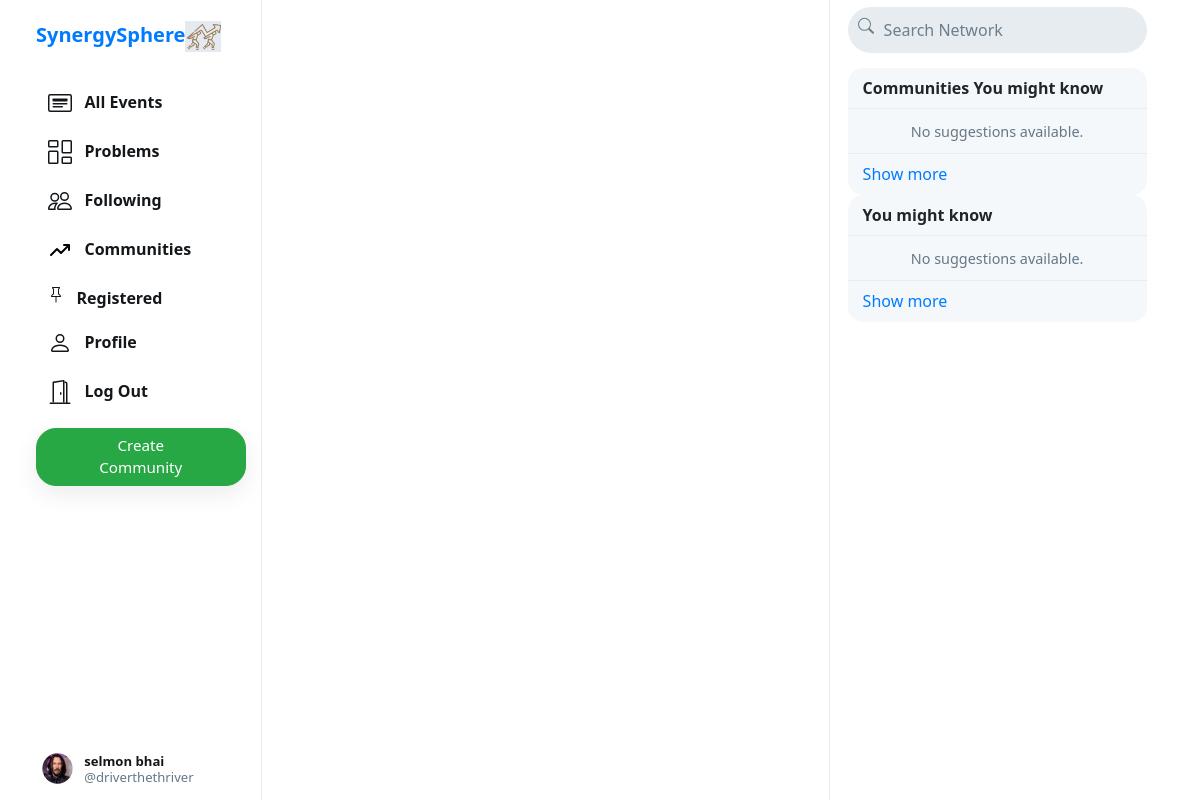
The app's page /johwick/communitylist (signed in) with its own data.
### sphere/models.py (models this page shows, shortened)
class User(AbstractUser):
    profile_pic = models.ImageField(upload_to='profile_pic/',default = 'defaults/no_pic.png')
    bio = models.TextField(max_length=160, blank=True, null=True,default='hey, this is my synergy profile')
    cover = models.ImageField(upload_to='user_covers/', blank=True,default = 'defaults/default-user-cover.png')
    phone = models.CharField(max_length=15, blank=True, null=True)
    created_at = models.DateTimeField(blank=True, null=True, default = timezone.now)  # Field renamed to remove unsuitable characters.
    updated_at = models.DateTimeField(blank=True, null=True,  default = timezone.now)
    city = models.CharField(max_length=50, blank=True, null=True)
    is_reported = models.IntegerField(blank=True, null=True,default=False)
    is_block = models.IntegerField(blank=True, null=True, default = False)

### sphere/views.py (the view, shortened to what this page needs)
# urls.py: path("<str:username>/communitylist", views.communitylist, name="communitylist"),
def communitylist(request,username):
    user = User.objects.get(username=username)
    comm_list1 =  Orgs.objects.filter(org_member=user)
    comm_list2 = list(comm_list1)
    user2 = User.objects.get(username=request.user.username)
    common_comm = comm_list1.filter(org_member=user2)
    orgs_list = []
    c_suggestions = []
    suggestions = []
    if request.user.is_authenticated:
        followings = Follower.objects.filter(followers=request.user).values_list('user', flat=True)
        suggestions = User.objects.exclude(pk__in=followings).exclude(username=request.user.username).order_by("?")[:6]
        followings_c = Orgs.objects.filter(org_member=request.user).values_list('org_member', flat=True)
        c_suggestions = Orgs.objects.exclude(pk__in=followings_c).exclude(created_by=request.user.id).order_by("?")[:6]
        return render(request, 'sphere/list.html', {
            "list_type": "orgs",
            "orgs_list":orgs_list,
            "suggestions": suggestions,
            "c_suggestions":c_suggestions,
            'profile': False
        })
    else:
        return render(request, 'sphere/list.html', {
            "list_type": "orgs",
            "orgs_list":orgs_list,
            'profile': False
        })

### sphere/templates/sphere/list.html (shortened to what this page needs)
{% extends "sphere/layout.html" %}
{% load static %}

### sphere/templates/sphere/layout.html (shortened to what this page needs)
{% load static %}
<!DOCTYPE html>
<html lang="en">
    <head>
        <link rel="stylesheet" href="https://stackpath.bootstrapcdn.com/bootstrap/4.4.1/css/bootstrap.min.css">
        <link href="{% static 'sphere/styles.css' %}" rel="stylesheet">
    </head>
    <body>
        <div class="body" data-page="{{page}}">
            <div class="sidenav">
                <a href="{% url 'index' %}" class="navbar-brand">
                <b>SynergySphere</b><img src="{% static 'sphere/Images/logo.png' %}" height="31px">
                </a>
                <div style="height: 100%;">
                    <div>
                        <div>
                            <ul>
                                <li class="nav-item" id="all_events">
                                    <a href="{% url 'index' %}" class="nav-link">
                                        <div>
                                            &nbsp;&nbsp;All Events
                                        </div>
                                    </a>
                                </li>
                                    <li class="nav-item" id="all_problems">
                                        <a href="{% url 'problems' %}" class="nav-link">
                                            <div>
                                                &nbsp;&nbsp;Problems
                                            </div>
                                        </a>
                                    </li>
                                {% if user.is_authenticated %}
                                <li class="nav-item" id="following">
                                    <a href="{% url 'following' %}" class="nav-link">
                                        <div>
                                            &nbsp;&nbsp;Following
                                        </div>
                                    </a>
                                </li>
                                <li class="nav-item" id="following">
                                    <a href="{% url 'communitylist' user.username %}" class="nav-link">
                                        <div>
                                            &nbsp;&nbsp;Communities
                                        </div>
                                    </a>
                                </li>
                                <li class="nav-item" id="saved">
                                    <a href="{% url 'saved' %}" class="nav-link">
                                        <div>
                                            &nbsp;&nbsp;Registered
                                        </div>
                                    </a>
                                </li>
                                <li class="nav-item" id="profile">
                                    <a href="{% url 'profileevents' user.username %}" class="nav-link">
                                        <div>
                                            &nbsp;&nbsp;Profile
                                        </div>
                                    </a>
                                </li>
                                <li class="nav-item" id="logout">
                                    <a href="{% url 'logout' %}" class="nav-link">
                                        <div>
                                            &nbsp;&nbsp;Log Out
                                        </div>
                                    </a>
                                </li>
                                {% endif %}
                            </ul>
                        </div>
                        {% if user.is_authenticated %}
                            <button id="popup-btn" class="btn btn-success new-post-btn" onclick="createpost()">Create Community</button>
                        {% endif %}
                    </div>
                    <div style="position: absolute; bottom: 10px;">
                        {% if user.is_authenticated %}
                            <li class="nav-item sidenav-user">
                                <a href="{% url 'profileevents' user.username %}" class="nav-link">
                                    <div class="user_account">
                                        <div class="small-profilepic" style="float: left; background-image: url(/media/{{user.profile_pic}})"></div>
                                        <div style="height: 2.7vw; margin: auto;">
                                            <div style="margin-top: 4px;"><strong>{{user.first_name}} {{user.last_name}}</strong></div>
                                            <div class="grey" style="margin-top: 4px;">@{{ user.username }}</div>
                                        </div>
                                    </div>
                                </a>
                            </li>
                        {% endif %}
                    </div>
                </div>
            </div>
            <div class="right-div">
                <nav class="head">
                    <form action="#">
                        <div class="search-div">
                            <div>
                            </div>
                            <input type="text" name="query" id="search-box" placeholder="Search Network">
                        </div>
                    </form>
                </nav>
                <div class='right-div-content'>
                    <div class="space" style="background-color: white;"></div>
                    {% if user.is_authenticated %}
                    <div class="suggestion-box">
                        <div class="suggestion-header">
                            Communities You might know
                        </div>
                        {% for suggestion in c_suggestions %}
                            <div class="suggestion-user">
                                <div>
                                    <a href="{% url 'org_profile' suggestion.org_name %}">
                                        <div class="small-profilepic" style="background-image: url(/media/{{suggestion.profile_pic}})"></div>
                                    </a>
                                </div>
                                <div class="user-details">
                                    <a href="{% url 'org_profile' suggestion.org_name %}">
                                        <div id="user-name">
                                            <strong>
                                                {{suggestion.org_name}}
                                            </strong>
                                        </div>
                                        <div class="grey">@{{suggestion.org_name}}</div>
                                    </a>
                                </div>
                                <div>
                                    <button class="btn btn-outline-success" type="button" onclick="follow_user(this,'{{suggestion.username}}','suggestion')">Follow</button>
                                </div>
                            </div>
                        {% empty %}
                                <div style="text-align: center; border-bottom: .5px solid #e6ecf0; padding: 10px 15px;">
                                    <span class="grey" style="font-size: .9em;">No suggestions available.</span>
                                </div>
                        {% endfor %}
                        <div class="suggestion-footer">
                            <a href="#">Show more</a>
                        </div>
                    </div>
                    <div class="suggestion-box">
                            <div class="suggestion-header">
                                You might know
                            </div>
                            {% for suggestion in suggestions %}
                                <div class="suggestion-user">
                                    <div>
                                        <a href="{% url 'profileevents' suggestion.username %}">
                                            <div class="small-profilepic" style="background-image: url(/media/{{suggestion.profile_pic}})"></div>
                                        </a>
                                    </div>
                                    <div class="user-details">
                                        <a href="{% url 'profileevents' suggestion.username %}">
                                            <div id="user-name">
                                                <strong>
                                                    {{suggestion.first_name}} {{suggestion.last_name}}
                                                </strong>
                                            </div>
                                            <div class="grey">@{{suggestion.username}}</div>
                                        </a>
                                    </div>
                                    <div>
                                        <button class="btn btn-outline-success" type="button" onclick="follow_user(this,'{{suggestion.username}}','suggestion')">Follow</button>
                                    </div>
                                </div>
                            {% empty %}
                                    <div style="text-align: center; border-bottom: .5px solid #e6ecf0; padding: 10px 15px;">
                                        <span class="grey" style="font-size: .9em;">No suggestions available.</span>
                                    </div>
                            {% endfor %}
                            <div class="suggestion-footer">
                                <a href="#">Show more</a>
                            </div>
                        </div>
                    {% endif %}
                </div>
            </div>
        </div>
    </body>
</html>

### sphere/static/sphere/styles.css (style rules this page uses)
.body { display: flex; min-height: 100%; font-family: system-ui, sans-serif; }
.btn { border-radius: 20px; padding: 0.32rem 1rem 0.375rem 1rem; }
.btn, .btn:focus, .btn:active { box-shadow: none !important; -webkit-box-shadow: none !important; }
.grey { color: #657786; }
svg { vertical-align: text-top; }
.sidenav { height: 100%; width: 21.8%; position: fixed; top: 0; left: 0; padding: 15px; list-style: none; border-right: .5px solid #e6ecf0; z-index: 100; padding-left: 3%; background-color: white; }
.sidenav ul { list-style: none; padding-left: 0px; margin-top: 3vh; }
.sidenav li { margin-top: 7px; }
.sidenav .nav-link { color: #14171a; line-height: .7em; font-weight: 700; padding: 0px; }
.sidenav .nav-link > div { padding: 10px 20px 8px 12px; border-radius: 25px; line-height: 0.9em; width: max-content; }
.new-post-btn { padding-left: 55px !important; padding-right: 55px !important; font-size: .95em; font-weight: 530; box-shadow: rgba(0, 0, 0, 0.08) 0px 8px 24px !important; }
.user_account { display: flex; font-size: .82rem; font-weight: normal; padding-top: 3px !important; padding-bottom: 3px !important; padding-left: 3px !important; }
.user_account .small-profilepic { transform: scale(.82); margin-left: auto; margin-top: auto; }
.head { height: 7.5vh; }
.small-profilepic { width: 3.1vw; height: 3.1vw; border-radius: 9999px; overflow: hidden; margin-right: 8px; background-size: cover; background-repeat: no-repeat; background-position: center; box-sizing: content-box; }
.space { height: 8px; background-color: #e6ecf0; }
.right-div { width: 28%; height: 100vh; position: fixed; right: 2.95%; border-left: .5px solid #e6ecf0; background-color: white; }
.right-div .head { padding: .9vh 1.5vw; }
.right-div .search-div { margin-left: auto; margin-right: auto; display: flex; border-radius: 25px; background-color: #e6ecf0; padding-left: 10px; padding-right: 10px; vertical-align: middle; }
#search-box { height: 5.7vh; border: none; background: none; outline: none; width: 100%; margin-left: 8px; }
#search-box::placeholder { color: #6d7e8c; }
.right-div-content { height: 92.5vh; overflow: auto; padding-left: 1.5vw; padding-right: 1.5vw; }
.suggestion-box, .guest-box { border-radius: 15px; overflow: hidden; background-color: #f5f8fa; }
.suggestion-header { padding: 13px 15px; line-height: .9em; font-weight: 800; border-bottom: .5px solid #e6ecf0; }
.suggestion-footer { padding: 13px 15px; line-height: .9em; }
.suggestion-footer a { text-decoration: none; }

### records on screen
User: profile_pic (picture), first_name "selmon", last_name "bhai", username "driverthethriver"
